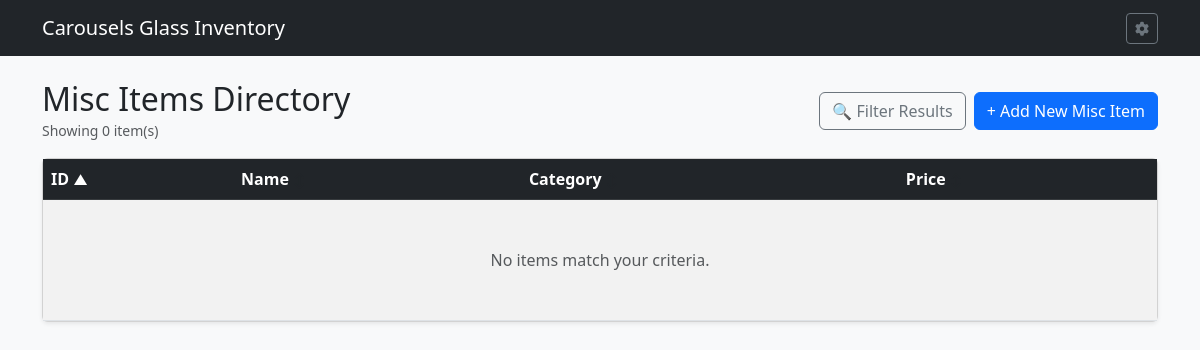
/misc_items, run on an earlier commit of the app's database.
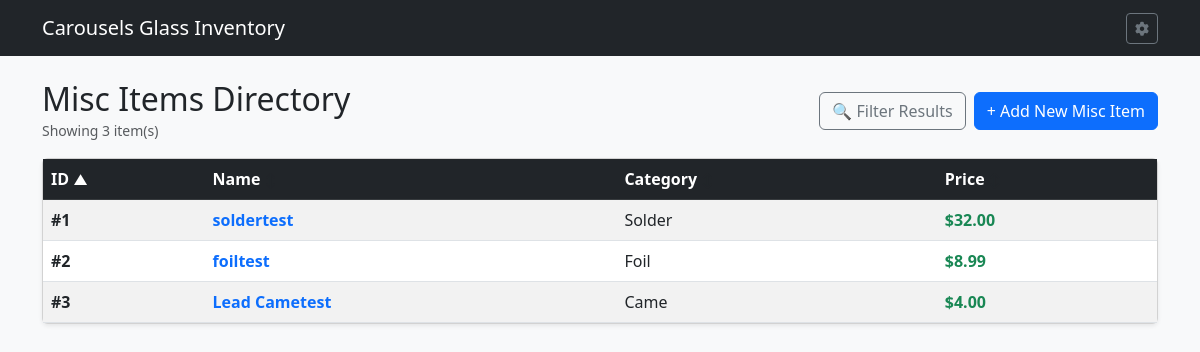
And on a later commit of the database.
### tables this page shows
CREATE TABLE MSI (

    MSIID INTEGER PRIMARY KEY AUTOINCREMENT,	--Misc Item ID
    MSINAME TEXT,				--Misc Item Name
    MSIIMG TEXT,				--Misc Item Image
    MSISTOCK INTEGER,				--Misc Item Stock
    MSIURL TEXT,				--Misc Item URL
    MSINOTE TEXT,				--Misc Item Notes
    MSIUNIT NUMERIC,				--Misc Item Units per Item
    UNTTYPE TEXT,				--Misc Item Unit Type
    MSITYPE TEXT,				--Misc Item Category Type
    ISACTIVE INTEGER,				--Is Active Bool

    FOREIGN KEY (MSITYPE) REFERENCES MST(MSITYPE) ON DELETE CASCADE ON UPDATE CASCADE,
    FOREIGN KEY (UNTTYPE) REFERENCES UNTS(UNTTYPE) ON DELETE CASCADE ON UPDATE CASCADE
    
);

### app.py (the view)
@app.route('/misc_items')
def list_misc():
    db = get_db()
    sort_by = request.args.get('sort_by', 'MSIID')
    order = request.args.get('order', 'asc').lower()
    if order not in ['asc', 'desc']:
        order = 'asc'
    q = request.args.get('q', '').strip()
    min_price = request.args.get('min_price', '').strip()
    max_price = request.args.get('max_price', '').strip()
    is_active = request.args.get('is_active', '1').strip()
    item_id = request.args.get('item_id', '').strip()
    item_name = request.args.get('item_name', '').strip()
    msi_type = request.args.get('msi_type', '').strip()
    active_only = request.args.get('active_only', '')  # '1' if active items only
    allowed_sorts = {
        'MSIID': 'm.MSIID',
        'MSINAME': 'm.MSINAME',
        'MSIPRICE': 'p.MSIPRICE',
        'MSITYPE': 'm.MSITYPE'
    }
    sort_column = allowed_sorts.get(sort_by, 'm.MSIID')
    where_clauses = []
    params = []
    if is_active != 'all':
        where_clauses.append("m.ISACTIVE = ?")
        params.append(1 if is_active == '1' else 0)
    if q:
        where_clauses.append("(m.MSINAME LIKE ? OR m.MSINOTE LIKE ?)")
        params.extend([f"%{q}%", f"%{q}%"])
    if min_price:
        where_clauses.append("p.MSIPRICE >= ?")
        params.append(min_price)
    if max_price:
        where_clauses.append("p.MSIPRICE <= ?")
        params.append(max_price)
    if msi_type:
        where_clauses.append("m.MSITYPE = ?")
        params.append(msi_type)
    join_igc = ""
    if item_id:
        join_igc = "INNER JOIN MSL l ON m.MSIID = l.MSIID"
        where_clauses.append("l.ITEMID = ?")
        params.append(item_id)
    where_sql = f"WHERE {' AND '.join(where_clauses)}" if where_clauses else ""
    query = f"""
        SELECT DISTINCT m.*, p.MSIPRICE
        FROM MSI m
        LEFT JOIN MSP p ON m.MSIID = p.MSIID
        {join_igc}
        {where_sql}
        ORDER BY {sort_column} {order.upper()}
    """
    misc_items = db.execute(query, params).fetchall()
    item_name = ""
    if item_id:
        for item in items:
            if str(item['ITEMID']) == str(item_id):
                item_name = item['ITMNAME']
                break
    misc_types = db.execute('SELECT * FROM MST').fetchall()
    return render_template(
        'misc_list.html',
        misc_items=misc_items,
        current_sort=sort_by,
        current_order=order,
        misc_types=misc_types,
        filters={
            'q': q,
            'min_price': min_price,
            'max_price': max_price,
            'is_active': is_active,
            'item_id': item_id,
            'item_name': item_name,
            'msi_type': msi_type,
            'active_only': active_only
        }
    )

### app.py (called while the page is built)
def get_db():
    conn = sqlite3.connect(DATABASE)
    conn.row_factory = sqlite3.Row
    conn.execute("PRAGMA foreign_keys = ON;")
    return conn

### templates/misc_list.html (shortened to what this page needs)
{% extends 'base.html' %}
{% block content %}
<div class="d-flex justify-content-between align-items-center mb-3">
    <div>
        <h2 class="mb-0">Misc Items Directory</h2>
        <small class="text-muted">Showing {{ misc_items|length }} item(s)</small>
    </div>
    <div class="d-flex gap-2">
        <button type="button" class="btn btn-outline-secondary d-flex align-items-center gap-1" data-bs-toggle="modal" data-bs-target="#filterModal">
            🔍 Filter Results
        </button>
        <a href="{{ url_for('create_misc') }}" class="btn btn-primary">+ Add New Misc Item</a>
    </div>
</div>
{% macro sort_header(col_key, label) %}
    {% set new_order = 'desc' if current_sort == col_key and current_order == 'asc' else 'asc' %}
    <a href="{{ url_for('list_misc', sort_by=col_key, order=new_order, **filters) }}" class="text-white text-decoration-none d-block">
        {{ label }}
        {% if current_sort == col_key %}
            <small>{{ '▲' if current_order == 'asc' else '▼' }}</small>
        {% else %}
            <small class="text-muted" style="opacity: 0.4;">↕</small>
        {% endif %}
    </a>
{% endmacro %}
<div class="card shadow-sm">
    <div class="card-body p-0">
        <table class="table table-striped table-hover mb-0 align-middle">
            <thead class="table-dark">
                <tr>
                    <th>{{ sort_header('MSIID', 'ID') }}</th>
                    <th>{{ sort_header('MSINAME', 'Name') }}</th>
                    <th>{{ sort_header('MSITYPE', 'Category') }}</th>
                    <th>{{ sort_header('MSIPRICE', 'Price') }}</th>
                </tr>
            </thead>
            <tbody>
                {% for m in misc_items %}
                <tr>
                    <td><strong>#{{ m.MSIID }}</strong></td>
                    <td>
                        <a href="{{ url_for('misc_detail', misc_id=m.MSIID) }}" class="fw-bold text-decoration-none text-primary">
                            {{ m.MSINAME }}
                        </a>
                    </td>
		    <td>{{ m.MSITYPE }}</td>
                    <td>
                        {% if m.MSIPRICE %}<strong class="text-success">${{ "%.2f"|format(m.MSIPRICE) }}</strong>{% else %}<span class="text-muted">Unpriced</span>{% endif %}
                    </td>
                </tr>
                {% else %}
                <tr>
                    <td colspan="8" class="text-center py-5 text-muted">
                        No items match your criteria.
                    </td>
                </tr>
                {% endfor %}
            </tbody>
        </table>
    </div>
</div>
{% endblock %}

What changed in the data, as far as the page shows it:
added MSI: MSIID "1", MSINAME "soldertest", MSITYPE "Solder", MSIPRICE "32.00"
added MSI: MSIID "2", MSINAME "foiltest", MSITYPE "Foil", MSIPRICE "8.99"
added MSI: MSIID "3", MSINAME "Lead Cametest", MSITYPE "Came", MSIPRICE "4.00"
Also different on the page:
{{ misc_items|length }}: "0" → "3"
text no longer shown: "No items match your criteria."
